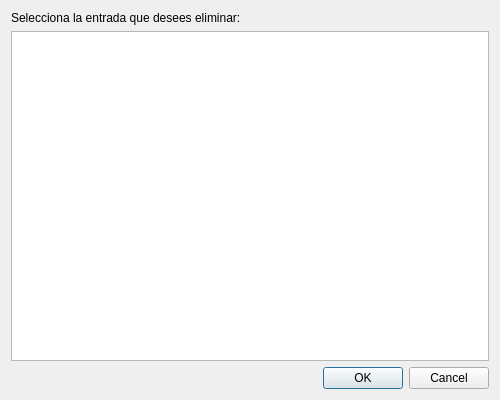
<?xml version="1.0" encoding="UTF-8"?>
<ui version="4.0">
 <class>Dialog</class>
 <widget class="QDialog" name="Dialog">
  <property name="geometry">
   <rect>
    <x>0</x>
    <y>0</y>
    <width>500</width>
    <height>400</height>
   </rect>
  </property>
  <property name="windowTitle">
   <string>Eliminar necesidad de sustitución</string>
  </property>
  <layout class="QGridLayout" name="gridLayout">
   <item row="3" column="1">
    <widget class="QDialogButtonBox" name="buttonBox">
     <property name="orientation">
      <enum>Qt::Horizontal</enum>
     </property>
     <property name="standardButtons">
      <set>QDialogButtonBox::Cancel|QDialogButtonBox::Ok</set>
     </property>
     <property name="centerButtons">
      <bool>false</bool>
     </property>
    </widget>
   </item>
   <item row="0" column="1">
    <layout class="QVBoxLayout" name="verticalLayout">
     <item>
      <widget class="QLabel" name="label">
       <property name="text">
        <string>Selecciona la entrada que desees eliminar:</string>
       </property>
      </widget>
     </item>
     <item>
      <widget class="QTableView" name="bajas_view">
       <property name="selectionMode">
        <enum>QAbstractItemView::SingleSelection</enum>
       </property>
       <property name="selectionBehavior">
        <enum>QAbstractItemView::SelectRows</enum>
       </property>
       <attribute name="verticalHeaderVisible">
        <bool>false</bool>
       </attribute>
      </widget>
     </item>
    </layout>
   </item>
  </layout>
 </widget>
 <tabstops>
  <tabstop>bajas_view</tabstop>
  <tabstop>buttonBox</tabstop>
 </tabstops>
 <resources/>
 <connections>
  <connection>
   <sender>buttonBox</sender>
   <signal>rejected()</signal>
   <receiver>Dialog</receiver>
   <slot>reject()</slot>
   <hints>
    <hint type="sourcelabel">
     <x>325</x>
     <y>390</y>
    </hint>
    <hint type="destinationlabel">
     <x>286</x>
     <y>274</y>
    </hint>
   </hints>
  </connection>
 </connections>
</ui>
